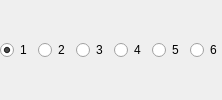
                             <widget class="QFrame" name="streamSingleTracks">
                              <property name="sizePolicy">
                               <sizepolicy hsizetype="Maximum" vsizetype="Preferred">
                                <horstretch>0</horstretch>
                                <verstretch>0</verstretch>
                               </sizepolicy>
                              </property>
                              <layout class="QHBoxLayout" name="horizontalLayout_7">
                               <property name="leftMargin">
                                <number>0</number>
                               </property>
                               <property name="topMargin">
                                <number>0</number>
                               </property>
                               <property name="rightMargin">
                                <number>0</number>
                               </property>
                               <property name="bottomMargin">
                                <number>0</number>
                               </property>
                               <item>
                                <widget class="QRadioButton" name="advOutTrack1">
                                 <property name="text">
                                  <string notr="true">1</string>
                                 </property>
                                 <property name="checked">
                                  <bool>true</bool>
                                 </property>
                                </widget>
                               </item>
                               <item>
                                <widget class="QRadioButton" name="advOutTrack2">
                                 <property name="text">
                                  <string notr="true">2</string>
                                 </property>
                                </widget>
                               </item>
                               <item>
                                <widget class="QRadioButton" name="advOutTrack3">
                                 <property name="text">
                                  <string notr="true">3</string>
                                 </property>
                                </widget>
                               </item>
                               <item>
                                <widget class="QRadioButton" name="advOutTrack4">
                                 <property name="text">
                                  <string notr="true">4</string>
                                 </property>
                                </widget>
                               </item>
                               <item>
                                <widget class="QRadioButton" name="advOutTrack5">
                                 <property name="text">
                                  <string notr="true">5</string>
                                 </property>
                                </widget>
                               </item>
                               <item>
                                <widget class="QRadioButton" name="advOutTrack6">
                                 <property name="text">
                                  <string notr="true">6</string>
                                 </property>
                                </widget>
                               </item>
                              </layout>
                             </widget>
